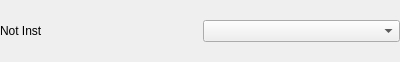
<?xml version="1.0" encoding="UTF-8"?>
<ui version="4.0">
 <class>MysteryComboPair</class>
 <widget class="QWidget" name="MysteryComboPair">
  <property name="geometry">
   <rect>
    <x>0</x>
    <y>0</y>
    <width>400</width>
    <height>62</height>
   </rect>
  </property>
  <property name="windowTitle">
   <string>Form</string>
  </property>
  <layout class="QHBoxLayout" name="horizontalLayout">
   <property name="leftMargin">
    <number>0</number>
   </property>
   <property name="topMargin">
    <number>0</number>
   </property>
   <property name="rightMargin">
    <number>0</number>
   </property>
   <property name="bottomMargin">
    <number>0</number>
   </property>
   <item>
    <widget class="QLabel" name="label">
     <property name="text">
      <string>Not Inst</string>
     </property>
    </widget>
   </item>
   <item>
    <widget class="QComboBox" name="comboBox">
     <property name="styleSheet">
      <string notr="true"/>
     </property>
    </widget>
   </item>
  </layout>
 </widget>
 <resources/>
 <connections/>
</ui>
